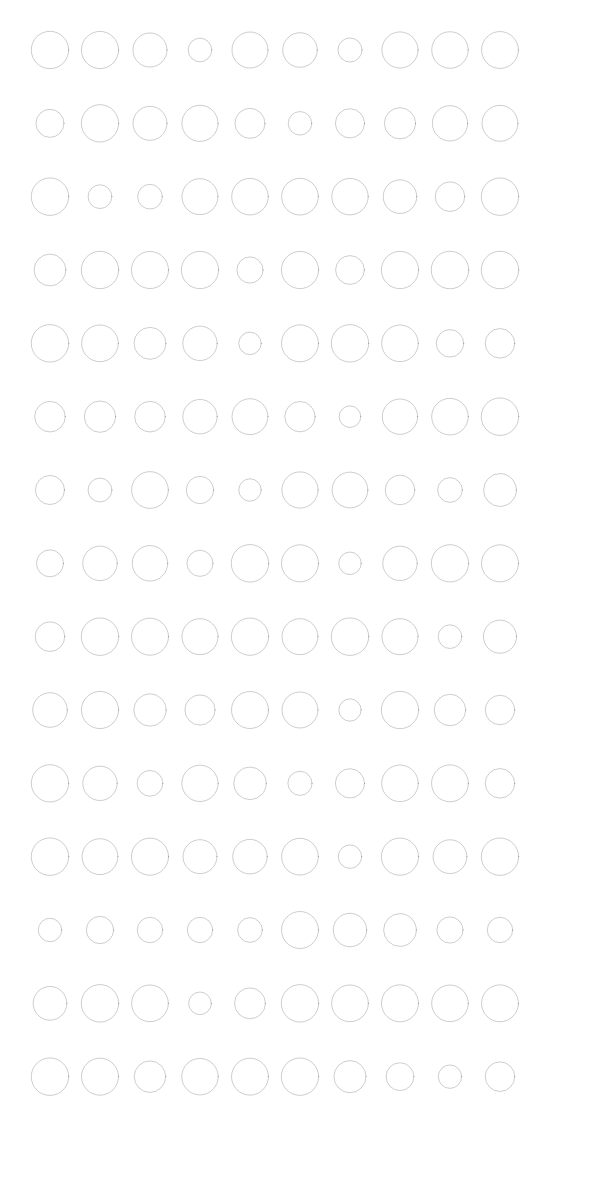
Frame 1 (no input)
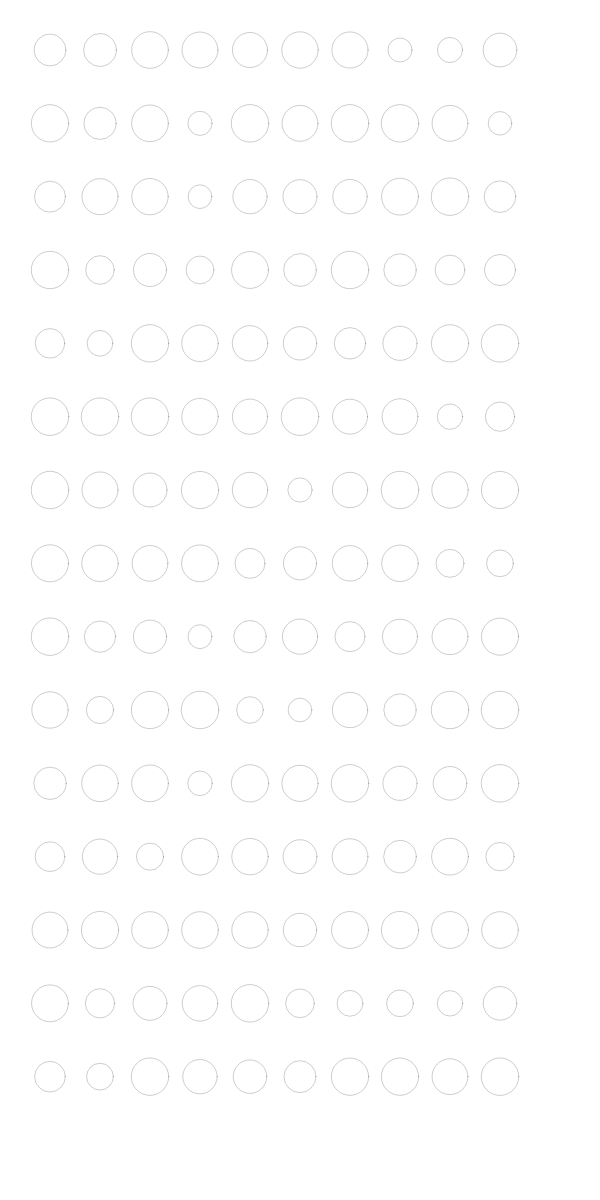
Frame 60 (no input)
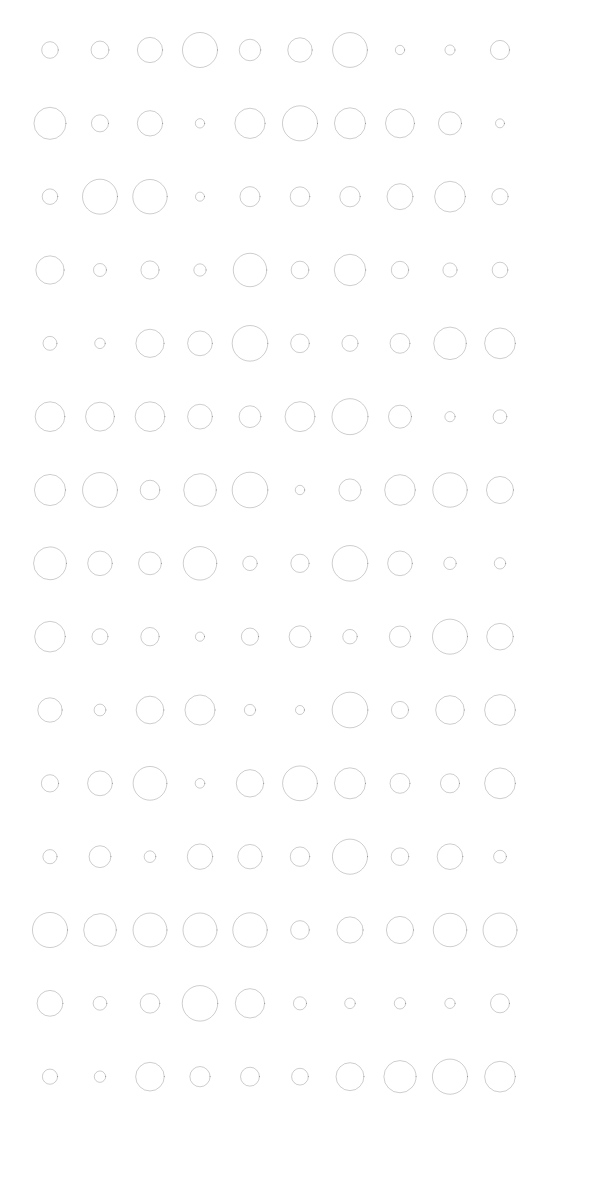
Frame 120 (the mouse pressed at the canvas centre since frame 60)

The p5.js sketch that drew these frames (run headless with seeded random() and noise() and a simulated clock; from frame 60 on, the mouse is pressed at the canvas centre):

// p5.js sketch
// ── sketch.js
/*
 * Creation & Computation - Digital Futures, OCAD University
 * Kate Hartman / Nick Puckett
 * 
 * Introduces the grid of clickable objects we will use in the next exampl
 * Example of dealing with simple classes in javascript
 * 
 * Clicking on an object makes it oscillate faster
 */


//These variables are used to manage our circle objects
var ripples = [];   //array that will hold the objects
var totRx = 10;     //how many to create in X direction of the grid
var totRy = 15;     //how many to create in Y direction of the grid
var border = 50;    //pixel boarder around the grid
var maxRadius;      //sets the max size of each circle based on the size of the window
var showCount = true;

function setup() 
{

  createCanvas(600,1200);


  maxRadius = (width-border)/(totRx*2); //calculate the max size of the circles based on the window size
  

//create a grid of circles using the Ripple class *see below for class
  for (var rx = 0; rx<totRx; rx++)
  {
    for (var ry = 0; ry<totRy; ry++)
    {
      ripples.push(new Ripple(map(rx,0,totRx,border,width-border),map(ry,0,totRy,border,height-border),5,maxRadius));
    }

  }


setInterval(inertia, 2500);//run the inertia function
}

function draw() 
{

background(255);

  //cycle through the ripples array that holds all of the objects to perform the calculations on each one.
  for (var i = 0;i<ripples.length;i++)
  {
    ripples[i].display();  //this calls the display function inside each object
  }

}


//This is the ripple class created that defines each of the circles and their movement
function Ripple(x,y,minSize,maxSize)
{

//these are the local variables for the class 
this.x = x;
this.y = y;
this.minSize = minSize;
this.maxSize = maxSize+10;
this.totalClicks = 0;
this.speed = 0.001;
this.randStart = random(0,2000);
this.maxClicks = 20;

///this is the function that is called in draw to perform calculations on each and draw the circles
this.display = function()
{
fill(0,255,0,map(this.totalClicks,0,this.maxClicks,0,100))  //increases opacity with more clicks
stroke(0);
strokeWeight(0.2);

//this draws the actual circle
ellipse(this.x, this.y, map(sin((millis()+this.randStart)*this.speed),-1,1,this.minSize,this.maxSize));

//if statement lets us toggle showing the count by pressing the h key
  if(showCount)
  {
    if(this.totalClicks>0)  //if it has been clicked on show how many times
    {
      fill(0);
      noStroke();
      textSize(12);
      textAlign(CENTER,CENTER);
      text(this.totalClicks,this.x,this.y);
    }
  }
}

//this function checks if the circle has been clicked on
//if yes it increments the this.totalClicks until it reaches the maximum
this.hitCheck = function(mx, my, inert)
{
  if(inert==0)    //0 means normal click
  {
    if(dist(this.x,this.y,mx,my)<(maxRadius-1))
    {
      
      if(this.totalClicks+1<=this.maxClicks)
      {
      this.totalClicks+=1; 
      this.maxSize+=2;
      // console.log(this.totalClicks);
      this.speed = map(this.totalClicks,0,this.maxClicks,0.001,0.01);
      }
    }
  }
  if(inert==1)    //1 is used to implement inertia
  {
      if(this.totalClicks-1>=0)
      {
      this.totalClicks-=1; 
      this.maxSize-=2;
      // console.log(this.totalClicks);
      this.speed = map(this.totalClicks,0,this.maxClicks,0.001,0.01);
      }

  } 
}


}

//when the mouse is clicked it runs the hitChecked function for each circle to see if it has been clicked
function mouseClicked()
{
  for (var i = 0;i<ripples.length;i++)
  {
  ripples[i].hitCheck(mouseX,mouseY,0);
  }

}


//key press function toggles the showCount variable
//this is used to show / hide the number of clicks on each 
function keyPressed()
{
  if (key === 'h')
  {
  showCount = !showCount;    //this is called a toggle. It can only be used on boolean variable. It says be the opposite what you are now
  }

}


///this function reduces the click count over time
function inertia()
{
  for (var i = 0;i<ripples.length;i++)
  {
  ripples[i].hitCheck(0,0,1);
  }


}
